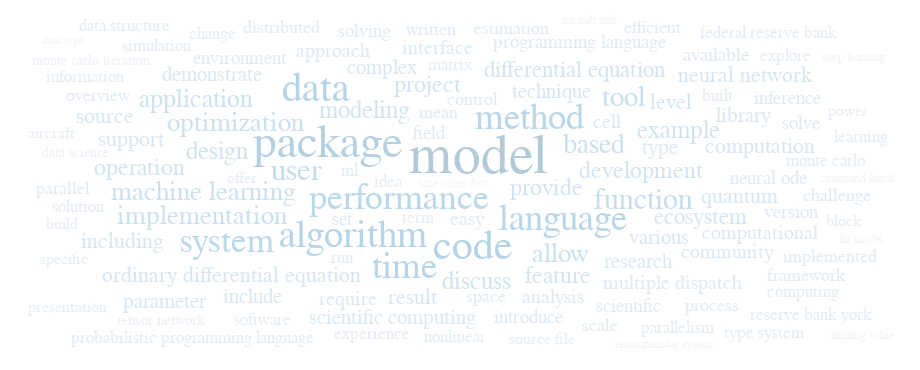

Here is the notebook cell this chart was saved with:
### Code cell
word_cloud_spec = """{
  "width": 900,
  "height": 350,
  "padding": 10,
  "signals": [
    {"name": "hoverID", "value": 0}
  ],

  "data": [
    {
      "name": "table",
      "values": $(word_data_json)
    }
  ],

  "scales": [
    {
      "name": "color",
      "type": "log",
      "domain": {"data": "table", "field": "count"},
      "range": {"scheme": "purpleblue"}
    }
  ],

  "marks": [
    {
      "type": "text",
      "from": {"data": "table"},
      "encode": {
        "enter": {
          "text": {"field": "text"},
          "align": {"value": "center"},
          "baseline": {"value": "alphabetic"},
          "fill": {"scale": "color", "field": "count"}
        },
        "update": {
          "fillOpacity": [
            {"test": "indexof(datum.talks, hoverID) > 0", "value": 1.0},
            {"value": 0.3}
          ]
        },
        "hover": {
          "fillOpacity": {"value": 1.0}
        }
      },
      "transform": [
        {
          "type": "wordcloud",
          "size": [{"signal": "width"}, {"signal": "height"}],
          "text": {"field": "text"},
          "font": "Helvetica Neue, Arial",
          "fontSize": {"field": "datum.count"},
          "fontSizeRange": [12, 56],
          "padding": 2
        }
      ]
    }
  ]
}"""

VegaLite.VGSpec(JSON.parse(word_cloud_spec))

### Figure 1 — Vega specification as saved in the notebook (floating-point values rounded to 4 significant figures; data arrays with more than 128 entries replaced by an {"elided": "..."} marker saying what was removed)
{"data": [{"name": "table", "values": {"elided": "157 records"}}], "height": 350, "marks": [{"encode": {"enter": {"align": {"value": "center"}, "baseline": {"value": "alphabetic"}, "fill": {"field": "count", "scale": "color"}, "text": {"field": "text"}}, "hover": {"fillOpacity": {"value": 1}}, "update": {"fillOpacity": [{"test": "indexof(datum.talks, hoverID) > 0", "value": 1}, {"value": 0.3}]}}, "from": {"data": "table"}, "transform": [{"font": "Helvetica Neue, Arial", "fontSize": {"field": "datum.count"}, "fontSizeRange": [12, 56], "padding": 2, "size": [{"signal": "width"}, {"signal": "height"}], "text": {"field": "text"}, "type": "wordcloud"}], "type": "text"}], "padding": 10, "scales": [{"domain": {"data": "table", "field": "count"}, "name": "color", "range": {"scheme": "purpleblue"}, "type": "log"}], "signals": [{"name": "hoverID", "value": 0}], "width": 900}
